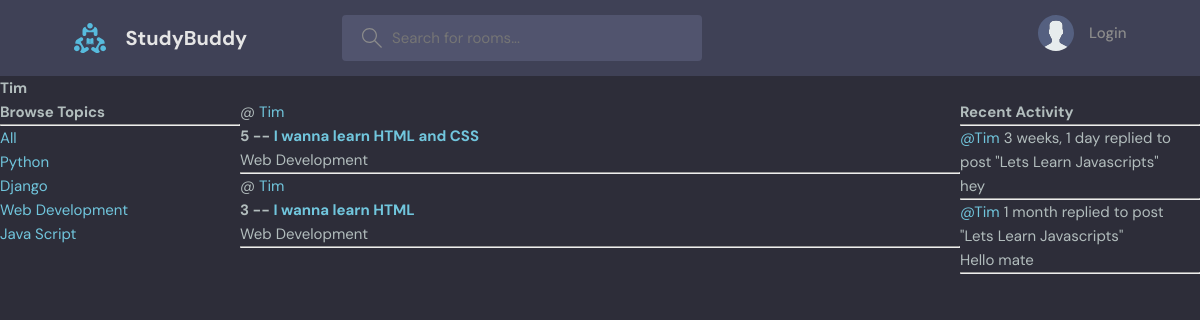
The app's page /profile/2/ with its own data.
### base/models.py (models this page shows, shortened)
class Topic(models.Model):
    name = models.CharField(max_length=200)

class Room(models.Model):
    host = models.ForeignKey(User, on_delete=models.SET_NULL, null=True)
    topic = models.ForeignKey(Topic, on_delete=models.SET_NULL, null=True)
    name = models.CharField(max_length=200)
    description = models.TextField(null=True, blank=True)
    participants = models.ManyToManyField(User, related_name='participants', blank=True)
    updated = models.DateTimeField(auto_now=True)
    created = models.DateTimeField(auto_now_add=True)
    class Meta:
        ordering = ['-updated', '-created']

class Message(models.Model):
    user = models.ForeignKey(User, on_delete=models.CASCADE)
    room = models.ForeignKey(Room, on_delete=models.CASCADE)
    body = models.TextField()
    updated = models.DateTimeField(auto_now=True)
    created = models.DateTimeField(auto_now_add=True)
    class Meta:
        ordering = ['-updated', '-created']
    def __str__(self):
        return self.body[0:50]

### base/views.py (the view)
# urls.py: path('profile/<str:pk>/', views.userProfile, name="profile"),
def userProfile(request, pk):
    user = User.objects.get(id=pk)
    rooms = user.room_set.all()
    room_messages = user.message_set.all()
    topics = Topic.objects.all()
    context = {'user': user, 'room_messages': room_messages, 'topics': topics, 'rooms': rooms}
    return render(request, 'base/profile.html', context)

### base/templates/base/profile.html (shortened to what this page needs)
{% extends 'main.html' %}
{% block content %}
<h1>{{user}}</h1>
<div class="profile-container">
    <div>
        {% include 'base/topics_components.html' %}
    </div>
    <div>
        {% include 'base/feed_components.html' %}
    </div>
    <div>
        {% include "base/activity-component.html" %}
    </div>
</div>
{% endblock content %}

### base/templates/base/topics_components.html
<h3>Browse Topics</h3>
<hr>
<div>
    <a href="{% url 'home'%}">All</a>
</div>
{% for topic in topics %}
    <a href="{% url 'home' %}?q={{topic.name}}">{{topic.name}}</a>
    <br>
{% endfor %}

### base/templates/base/feed_components.html (shortened to what this page needs)
<div>
        {% for room in rooms %}
        <div>
            <span>@ <a href="{% url 'profile' room.host.id %}">{{room.host.username}}</a></span>
            <h5>{{room.id}} -- <a href="{% url 'room' room.id %}">{{room.name}}</a> </h5>
            <small>{{room.topic.name}}</small>
            <hr>
        </div>
        {%endfor%}
    </div>

### base/templates/base/activity-component.html (shortened to what this page needs)
<h3>Recent Activity</h3>
    <hr>
    {% for message in room_messages %}
        <div>
            <small><a href="{% url 'profile' message.user.id %}">@{{message.user}}</a>   {{message.created|timesince}}</small>
            <small>replied to post "{{message.room.name}}"</small>
        </div>
        <p>{{message}}</p>
        <hr>
{% endfor %}

### static/styles/style.css (style rules this page uses)
:root { --color-main: #71c6dd; --color-main-light: #e1f6fb; --color-dark: #3f4156; --color-dark-medium: #51546e; --color-dark-light: #696d97; --color-light: #e5e5e5; --color-gray: #8b8b8b; --color-light-gray: #b2bdbd; --color-bg: #2d2d39; --color-success: #5dd693; --color-error: #fc4b0b; }
* { font-family: "DM Sans", -apple-system, BlinkMacSystemFont, "Segoe UI", Roboto, Oxygen, Ubuntu, Cantarell, "Open Sans", "Helvetica Neue", sans-serif; margin: 0; padding: 0; box-sizing: border-box; text-rendering: optimizeLegibility; font-size: inherit; }
html { font-size: 56.25%; }
@media only screen and (min-width: 1200px) { html { font-size: 62.5%; } }
body { line-height: 1.6; font-weight: 400; font-size: 1.5rem; color: var(--color-light-gray); background-color: var(--color-bg); min-height: 100vh; }
a { display: inline-block; color: var(--color-main); text-decoration: none; }

### base/templates/base/profile.html (style rules this page uses)
.profile-container { display: grid; grid-template-columns: 1fr 3fr 1fr; }

### records on screen
Topic: name "Python"
Topic: name "Django"
Topic: name "Web Development"
Topic: name "Java Script"
Room: host.username "Tim", id "5", name "I wanna learn HTML and CSS", topic.name "Web Development"
Room: host.username "Tim", id "3", name "I wanna learn HTML", topic.name "Web Development"
Message: user "Tim", created "3 weeks, 1 day", room.name "Lets Learn Javascripts", body "hey"
Message: user "Tim", created "1 month", room.name "Lets Learn Javascripts", body "Hello mate"

### other values on screen
{{ user }} "Tim"
